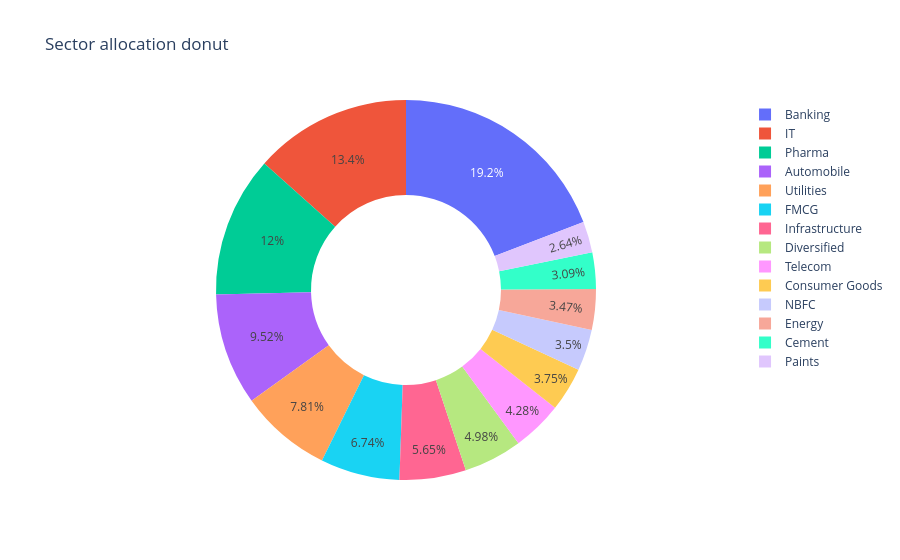

The notebook cell saved with this chart:
### Markdown cell above
## 9. Sector allocation donut

### Code cell
sec_col = [c for c in hold.columns if 'sector' in c][0]
wt_col = [c for c in hold.columns if 'weight' in c][0]
hold[wt_col] = pd.to_numeric(hold[wt_col], errors='coerce')
sector = hold.groupby(sec_col, as_index=False)[wt_col].sum().sort_values(wt_col, ascending=False)
fig = go.Figure(data=[go.Pie(labels=sector[sec_col], values=sector[wt_col], hole=0.5)])
fig.update_layout(title='Sector allocation donut')
fig.show()
try:
    fig.write_image(output_dir / 'sector_allocation_donut.png')
except Exception as e:
    print('PNG export skipped:', e)

### Figure 1 — Plotly figure (JSON) as saved in the notebook; plotly's stock layout.template omitted (floating-point values rounded to 4 significant figures)
{"data": [{"hole": 0.5, "labels": ["Banking", "IT", "Pharma", "Automobile", "Utilities", "FMCG", "Infrastructure", "Diversified", "Telecom", "Consumer Goods", "NBFC", "Energy", "Cement", "Paints"], "type": "pie", "values": [652.3, 455.5, 407.4, 323.6, 265.5, 229.1, 192.2, 169.2, 145.6, 127.6, 119.1, 117.9, 105.0, 89.86]}], "layout": {"title": {"text": "Sector allocation donut"}}}
